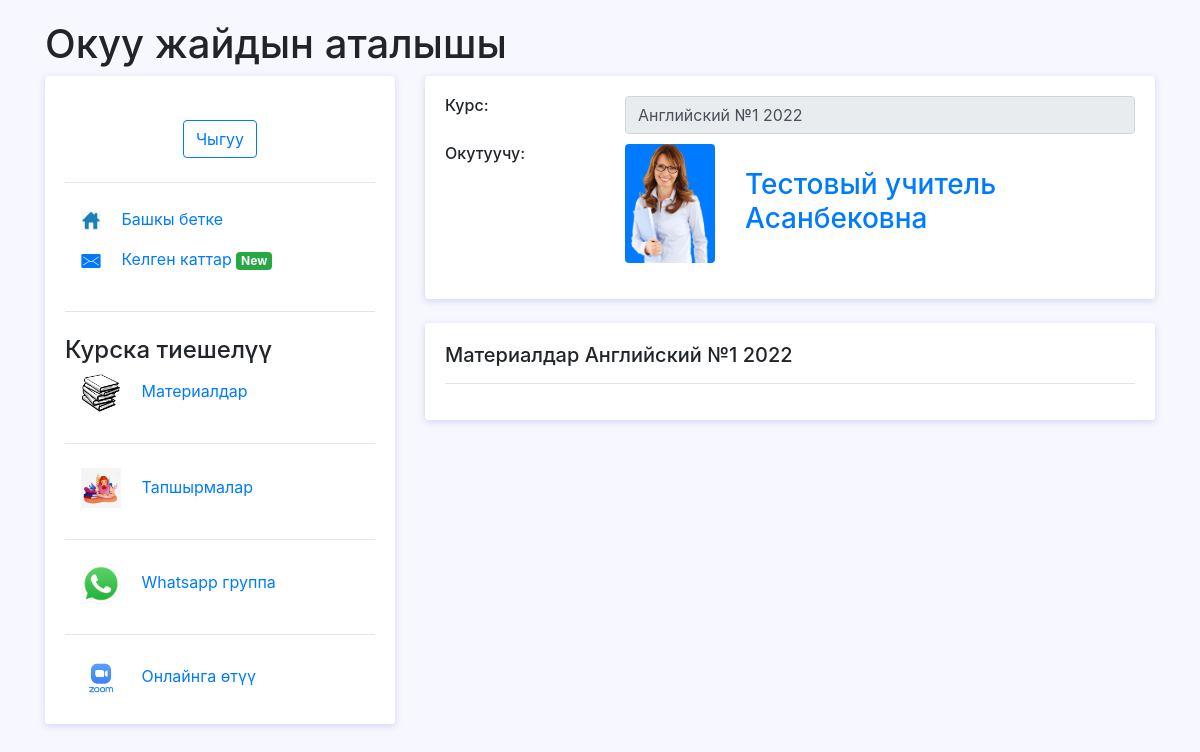
The page /course/1/materials/ on the database as committed earlier.
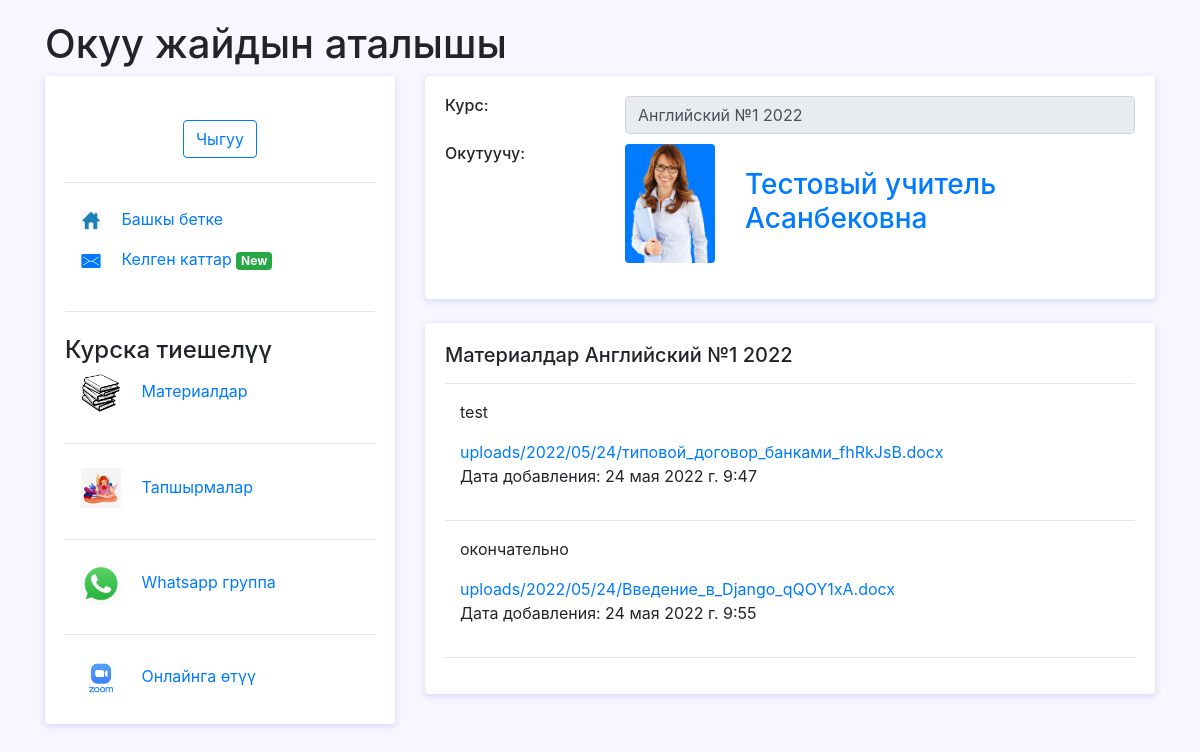
The same page on the database as committed later.
### univerapp/models.py (models this page shows)
class Material(models.Model):
    course = models.ForeignKey(Course,on_delete=models.CASCADE,related_name='course_materials')
    date_send_message = models.DateTimeField('Дата отправки', auto_now_add=True)
    title = models.CharField(max_length=200, blank=True)
    file = models.FileField(upload_to='uploads/%Y/%m/%d/', blank=False)
    class Meta:
        verbose_name = 'Обучающий материал'
        verbose_name_plural = 'Обучающий материалы'

### univerapp/views.py (the view)
# urls.py: path('course/<int:course_id>/materials/',MaterialsView.as_view(),name='materials'),
class MaterialsView(ListView):
    model = Material
    template_name = 'materialsview.html'
    context_object_name = 'materials'
    def get_queryset(self):
        course_object = self.kwargs.get('course_id')
        query = Material.objects.filter(course__pk=course_object)
        return query
    def get_context_data(self,**kwargs):
        context = super(MaterialsView,self).get_context_data(**kwargs)
        context['course'] = Course.objects.get(pk=self.kwargs.get('course_id'))
        return context

### templates/materialsview.html (shortened to what this page needs)
{% load static %}
<html>
<head>
    <link rel="stylesheet" href="{% static 'fonts/material-icon/css/material-design-iconic-font.min.css' %}">
    <link rel="stylesheet" href="{% static 'css/bootstrap/bootstrap.min.css' %}">
    <link rel="stylesheet" href="{% static 'css/home.css' %}">
</head>
<body>
<div class="container">
	<h1>Окуу жайдын аталышы</h1>
		<div class="main-body">
			<div class="row">
				<div class="col-lg-4">
					<div class="card">
						<div class="card-body">
							<div class="d-flex flex-column align-items-center text-center">
								<div class="mt-3">
									<a href="{% url 'logout' %}"><button class="btn btn-outline-primary">Чыгуу</button></a>
								</div>
							</div>
							<hr class="my-4">
									<div>
									<a href="{% url 'index' %}">
										<img src="{% static 'images/home.png' %}" style="width:20" class="ml-3">
									<p style="display: inline-block;" class="ml-3">Башкы бетке </p></a>
								</div>
									<a href="{% url 'chats' %}">
										<img src="{% static 'images/message.png' %}" style="width:20" class="ml-3">
									<p style="display: inline-block;" class="ml-3">Келген каттар <span class="badge badge-success">New</span></p></a>
							<hr class="my-4">
							<h4>Курска тиешелүү</h4>
							<a href="{% url 'materials' course.pk %}">
										<img src="{% static 'images/books.jpg' %}" style="width:40" class="ml-3">
									<p style="display: inline-block;" class="ml-3">Материалдар</p></a>
							<hr class="my-4">
							<a href="{% url 'hometasks' course.pk %}">
										<img src="{% static 'images/homework.jpg' %}" style="width:40" class="ml-3">
									<p style="display: inline-block;" class="ml-3">Тапшырмалар</p></a>
							<hr class="my-4">
							<a href="https://web.whatsapp.com" target="_blank">
										<img src="{% static 'images/whatsapp.png' %}" style="width:40" class="ml-3">
									<p style="display: inline-block;" class="ml-3">Whatsapp группа</p></a>
							<hr class="my-4">
							<a href="https://zoom.us/" target="_blank">
										<img src="{% static 'images/zoom.png' %}" style="width:40" class="ml-3">
									<p style="display: inline-block;" class="ml-3">Онлайнга өтүү</p></a>
						</div>
					</div>
				</div>
				<div class="col-lg-8">
					<div class="card">
						<div class="card-body">
							<div class="row mb-3">
								<div class="col-sm-3">
									<h6 class="mb-0">Курс:</h6>
								</div>
								<div class="col-sm-9 text-secondary">
									<input type="text" class="form-control" value="{{ course.name }}" disabled>
								</div>
								<br>
								<br>
								<div class="col-sm-3">
									<h6 class="mb-0">Окутуучу:</h6>
								</div>
								<div class="col-sm-2">
									{% if course.teacher.image %}
										<img src="{{ course.teacher.image.url }}" alt="Admin" class="rounded bg-primary" width="90">
									{% endif %}
								</div>
								<div class="col-sm-7 text-secondary">
									<br>
									<a href=""><h3>{{ course.teacher.last_name }}
										{{ course.teacher.first_name }} {{ course.teacher.otchestvo }}</h3></a>
								</div>
							</div>
						</div>
					</div>
					<div class="row">
						<div class="col-sm-12">
							<div class="card">
								<div class="card-body">
									<h5 class="d-flex align-items-center mb-3">Материалдар {{ course.name }}</h5>
									<hr>
									{% for material in materials %}
										<div class="col-12 row">
											<div class="col-10">
												<p>{{ material.title }}</p>
												<a href="{{ material.file.url }}">{{ material.file }}</a>
												<p>Дата добавления: {{ material.date_send_message }}</p>
											</div>
											<div class="col-2">
											</div>
										</div>
										<hr>
									{% endfor %}
								</div>
							</div>
						</div>
					</div>
				</div>
			</div>
		</div>
	</div>
</body>
</html>

Rows that differ between the two databases and show on the page:
added Material: title "test", file "uploads/2022/05/24/типовой_договор_банками_fhRkJsB.docx", date_send_message "24 мая 2022 г. 9:47"
added Material: title "окончательно", file "uploads/2022/05/24/Введение_в_Django_qQOY1xA.docx", date_send_message "24 мая 2022 г. 9:55"
